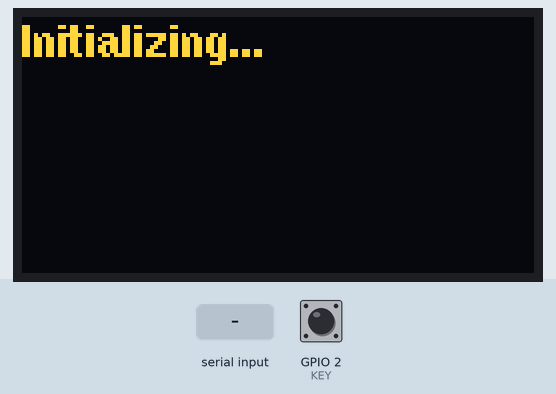
The program below on a simulated ESP32-S3. Shown: 128×64 one-colour display. The test bench sets the inputs (shaded band); at power-on: GPIO 2 (KEY) LOW. The OLED is the two-colour kind (top 16 rows yellow); WiFi joins after 1.5 s; servers stay silent unless stated; uploads are accepted with an empty reply; what the program prints to the serial monitor is not drawn.

Above: at 0.06 s.
At 2.8 s:
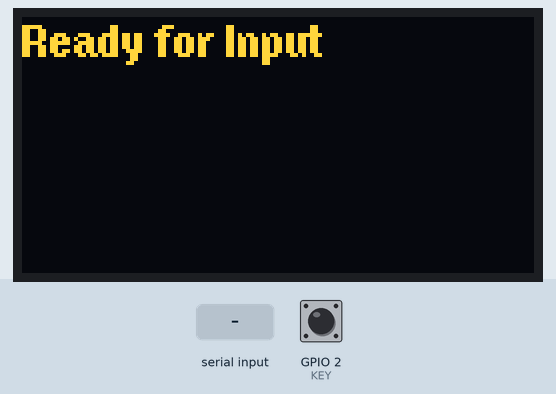
2.9 s: "n\n" received over Serial
At 3.7 s:
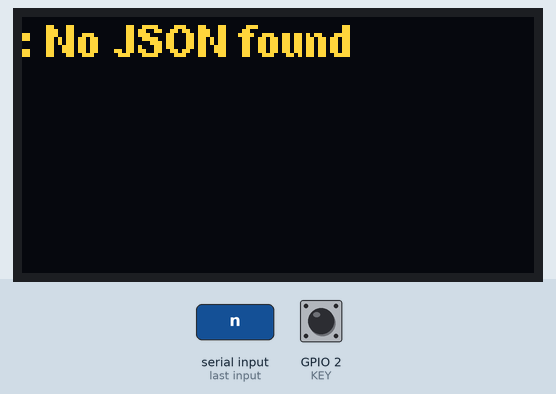
Timing chart, 0 to 5.9 s (numbered marks = the images above; inputs shaded):
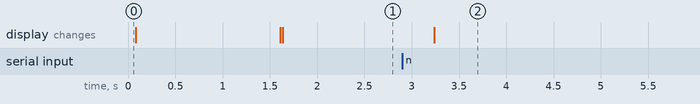

Measured:
- after the input at 2.9 s, the display: changes after 0.34 s (image 2)

The program:

main.cpp
```cpp
#include <U8g2lib.h>
#include <WiFi.h>
#include <WiFiClientSecure.h>
#include <ArduinoJson.h>

// º¯ÊýÉùÃ÷
void displayMessage(const String& msg);
bool connectToWiFi();
String sendToAPI(const String& prompt);
String parseResponse(const String& json);
void serialEvent();
String cleanInput(const String& input);
String buildPayload(const String& prompt);
void key_scan();
// Ó²¼þÅäÖÃ
U8G2_SSD1306_128X64_NONAME_F_SW_I2C u8g2(U8G2_R0, 42, 41, U8X8_PIN_NONE);
#define KEY 2
int button_value = 0;

// ÍøÂçÅäÖÃ
const char* ssid = "your ssid";// Ìæ»»ÎªÄãµÄ WiFi SSID ºÍÃÜÂë
const char* password = "your password";// Ìæ»»ÎªÄãµÄ WiFi SSID ºÍÃÜÂë
const char* api_key = "your api key"; // Ìæ»»ÎªÄãµÄ DeepSeek API ÃÜÔ¿
const char* host = "api.deepseek.com";
const int httpsPort = 443;

String inputString = "";
bool stringComplete = false;

void setup() {
  Serial.begin(115200);
  u8g2.begin();
  u8g2.setFont(u8g2_font_helvB08_tf);

  pinMode(KEY, INPUT);

  displayMessage("Initializing...");

  if (connectToWiFi()) {
    displayMessage("WiFi Connected");
  } else {
    displayMessage("WiFi Failed");
    while (1) delay(1000);
  }

  displayMessage("Ready for Input");
  Serial.println("Please enter your message:");
}

void loop() {
  if (stringComplete) {
    String response = sendToAPI(inputString);
    displayMessage(": " + response);
    inputString = "";
    stringComplete = false;
    Serial.println("Please enter your message:");
  }
  key_scan();
}

void serialEvent() {
  while (Serial.available()) {
    char inChar = (char)Serial.read();
    if (inChar == 'n') {
      stringComplete = true;
    } else {
      inputString += inChar;
    }
  }
}


void displayMessage(const String& msg) {
  u8g2.clearBuffer();

  // ÉèÖÃ×ÖÌå
  u8g2.setFont(u8g2_font_helvB08_tf);
  Serial.println(msg);
  // Ã¿ÐÐÄÜÏÔÊ¾µÄ×Ö·ûÊý
  int charsPerLine = 20; // ¸ù¾ÝÄãµÄÏÔÊ¾Éè±¸ºÍ×ÖÌå´óÐ¡µ÷Õû

  // Ã¿Ò³ÄÜÏÔÊ¾µÄÐÐÊý
  int linesPerPage = 4; // ¸ù¾ÝÄãµÄÏÔÊ¾Éè±¸ºÍ×ÖÌå´óÐ¡µ÷Õû

  int len = msg.length();
  int currentLine = 0;
  int currentPage = 0;

  for (int i = 0; i < len; i += charsPerLine) {
    // »ñÈ¡µ±Ç°ÐÐµÄ×Ó×Ö·û´®
    String line = msg.substring(i, min(i + charsPerLine, len));

    // ¼ÆËãµ±Ç°ÐÐµÄ y ×ø±ê
    int y = (currentLine % linesPerPage) * 15 + 10; // 10 ÊÇÐÐ¸ß

    // ÏÔÊ¾µ±Ç°ÐÐ
    u8g2.drawStr(0, y, line.c_str());

    currentLine++;

    // Èç¹ûµ±Ç°Ò³ÂúÁË£¬»»Ò³
    if (currentLine % linesPerPage == 0) {
      u8g2.sendBuffer();
      delay(10000); // µÈ´ýÒ»¶ÎÊ±¼ä£¬ÈÃÓÃ»§ÔÄ¶Áµ±Ç°Ò³
      u8g2.clearBuffer();
      currentPage++;
    }
  }

  // ÏÔÊ¾×îºóÒ»Ò³
  if (currentLine % linesPerPage != 0) {
    u8g2.sendBuffer();
  }
}

bool connectToWiFi() {
  displayMessage("Connecting WiFi");
  WiFi.begin(ssid, password);

  for (int i = 0; i < 20; i++) {
    if (WiFi.status() == WL_CONNECTED) {
      Serial.println("\nWiFi Connected!");
      Serial.print("IP: ");
      Serial.println(WiFi.localIP());
      return true;
    }
    delay(500);
    Serial.print(".");
  }
  Serial.println("\nWiFi Failed!");
  return false;
}

String cleanInput(const String& input) {
  String cleaned;
  for (unsigned int i = 0; i < input.length(); i++) {
    char c = input.charAt(i);
    if (c == '\"') {
      cleaned += "\\\"";
    } else if (c >= 32) {
      cleaned += c;
    }
  }
  return cleaned;
}

String buildPayload(const String& prompt) {
  JsonDocument doc;
  doc["model"] = "deepseek-chat";
  doc["stream"] = false;

  JsonArray messages = doc["messages"].to<JsonArray>();
  JsonObject systemMsg = messages.add<JsonObject>();
  systemMsg["role"] = "system";
  systemMsg["content"] = "You are a helpful assistant";

  JsonObject userMsg = messages.add<JsonObject>();
  userMsg["role"] = "user";
  userMsg["content"] = prompt;

  String payload;
  serializeJson(doc, payload);
  return payload;
}

String sendToAPI(const String& prompt) {
  WiFiClientSecure client;
  client.setInsecure();
  client.setTimeout(15000);

  String cleanedPrompt = cleanInput(prompt);
  Serial.println("Cleaned Prompt: " + cleanedPrompt);

  String payload = buildPayload(cleanedPrompt);
  Serial.println("Request Payload:");
  Serial.println(payload);
  u8g2.clearBuffer();
  u8g2.drawStr(0, 10, "waiting for response...");
  if (!client.connect(host, httpsPort)) {
    return "Connection failed";
  }

  String request = String("POST /v1/chat/completions HTTP/1.1\r\n") +
                   "Host: " + host + "\r\n" +
                   "Authorization: Bearer " + api_key + "\r\n" +
                   "Content-Type: application/json\r\n" +
                   "Content-Length: " + payload.length() + "\r\n\r\n" +
                   payload;

  client.print(request);

  String response;
  while (client.connected() || client.available()) {
    if (client.available()) {
      response += client.readStringUntil('\n');
    }
  }

  int jsonStart = response.indexOf('{');
  if (jsonStart == -1) {
    return "No JSON found";
  }

  return parseResponse(response.substring(jsonStart));
}

// ¶¨ÒåÒ»¸öº¯Êý parseResponse£¬ÓÃÓÚ½âÎö JSON ÏìÓ¦×Ö·û´®
String parseResponse(const String& json) {
  // ´´½¨Ò»¸ö JsonDocument ¶ÔÏó£¬ÓÃÓÚ´æ´¢½âÎöºóµÄ JSON Êý¾Ý
  JsonDocument doc;
  // Ê¹ÓÃ deserializeJson º¯Êý½«ÊäÈëµÄ JSON ×Ö·û´®½âÎöµ½ doc ¶ÔÏóÖÐ
  // ·µ»ØÒ»¸ö DeserializationError ¶ÔÏó£¬±íÊ¾½âÎö¹ý³ÌÖÐÊÇ·ñ·¢Éú´íÎó
  DeserializationError error = deserializeJson(doc, json);

  // ¼ì²é½âÎö¹ý³ÌÖÐÊÇ·ñ·¢Éú´íÎó
  if (error) {
    // Èç¹û·¢Éú´íÎó£¬·µ»ØÒ»¸ö°üº¬´íÎóÐÅÏ¢µÄ×Ö·û´®
    return "Parse Error: " + String(error.c_str());
  }

  // ¼ì²é½âÎöºóµÄ JSON Êý¾ÝÖÐÊÇ·ñ°üº¬ "choices" ¼ü
  if (!doc.containsKey("choices")) {
    // Èç¹û²»°üº¬ "choices" ¼ü£¬·µ»Ø "Invalid Response" ×Ö·û´®
    return "Invalid Response";
  }

  // ´Ó½âÎöºóµÄ JSON Êý¾ÝÖÐ»ñÈ¡ "choices" ¼üÏÂµÄµÚÒ»¸öÔªËØÖÐµÄ "message" ¼üÏÂµÄ "content" ¼üµÄÖµ
  // ¸ÃÖµÊÇÒ»¸ö const char* ÀàÐÍµÄÖ¸Õë
  const char* content = doc["choices"][0]["message"]["content"];
  // ¼ì²é»ñÈ¡µ½µÄ content ÊÇ·ñÎª¿Õ
  return content ? String(content) : "Empty Content";
}

void key_scan() {
  if (digitalRead(KEY) == HIGH) {
    {
      delay(200);
      if (digitalRead(KEY) == HIGH) {
          button_value = 1;
      }
    }
    if (digitalRead(KEY) == LOW)
    {
      button_value = 0;
    }
  }
}
```
